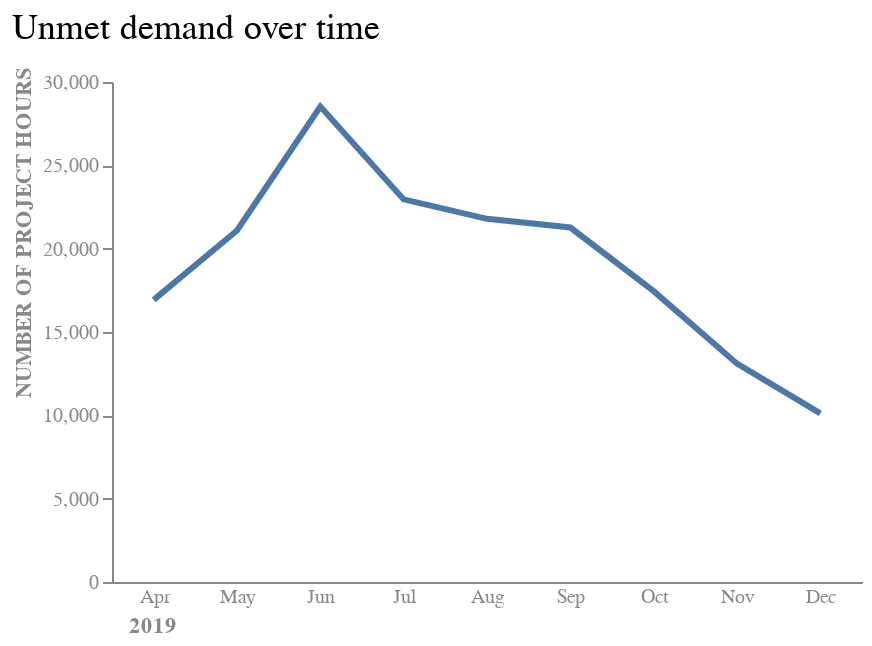

Here is the notebook cell this chart was saved with:
### Markdown cell above
![Alt text](\Images\2_4e.png)

### Code cell
line_diff_table = table_2019[table_2019['Metric'].isin(['UNMET DEMAND'])]

alt.Chart(
    line_diff_table, 
    width = alt.Step(50), 
    title = alt.Title(
        "Unmet demand over time",
        fontSize = 18,
        fontWeight = 'normal',
        anchor = 'start',
        offset = 10
        )
        ).mark_line().encode(
            y = alt.Y('Value', 
            axis = alt.Axis(grid = False, titleY = 75, labelColor = "#888888", titleColor = '#888888'), 
            title = "NUMBER OF PROJECT HOURS"),
            x = alt.X(
                'month', 
                sort = None, 
                axis = alt.Axis(labelAngle = 0, titleX = 20, labelColor = "#888888", titleColor = '#888888', ticks = False), 
                title = "2019"
                ),
            strokeWidth = alt.value(3)
            ).properties(
                width = 375, 
                height = 250
                ).configure_view(stroke = None)

### Figure 1 — Vega-Lite specification as saved in the notebook (floating-point values rounded to 4 significant figures)
{"config": {"view": {"continuousWidth": 300, "continuousHeight": 300, "stroke": null}}, "data": {"name": "data-f28fc1ada5012de1dec1069913cd61cf"}, "mark": {"type": "line"}, "encoding": {"strokeWidth": {"value": 3}, "x": {"axis": {"labelAngle": 0, "labelColor": "#888888", "ticks": false, "titleColor": "#888888", "titleX": 20}, "field": "month", "sort": null, "title": "2019", "type": "nominal"}, "y": {"axis": {"grid": false, "labelColor": "#888888", "titleColor": "#888888", "titleY": 75}, "field": "Value", "title": "NUMBER OF PROJECT HOURS", "type": "quantitative"}}, "height": 250, "title": {"text": "Unmet demand over time", "anchor": "start", "fontSize": 18, "fontWeight": "normal", "offset": 10}, "width": 375, "$schema": "https://vega.github.io/schema/vega-lite/v5.15.1.json", "datasets": {"data-f28fc1ada5012de1dec1069913cd61cf": [{"Metric": "UNMET DEMAND", "Value": 16930, "year": 2019, "month": "Apr"}, {"Metric": "UNMET DEMAND", "Value": 21094, "year": 2019, "month": "May"}, {"Metric": "UNMET DEMAND", "Value": 28528, "year": 2019, "month": "Jun"}, {"Metric": "UNMET DEMAND", "Value": 22955, "year": 2019, "month": "Jul"}, {"Metric": "UNMET DEMAND", "Value": 21789, "year": 2019, "month": "Aug"}, {"Metric": "UNMET DEMAND", "Value": 21270, "year": 2019, "month": "Sep"}, {"Metric": "UNMET DEMAND", "Value": 17453, "year": 2019, "month": "Oct"}, {"Metric": "UNMET DEMAND", "Value": 13101, "year": 2019, "month": "Nov"}, {"Metric": "UNMET DEMAND", "Value": 10121, "year": 2019, "month": "Dec"}]}}
